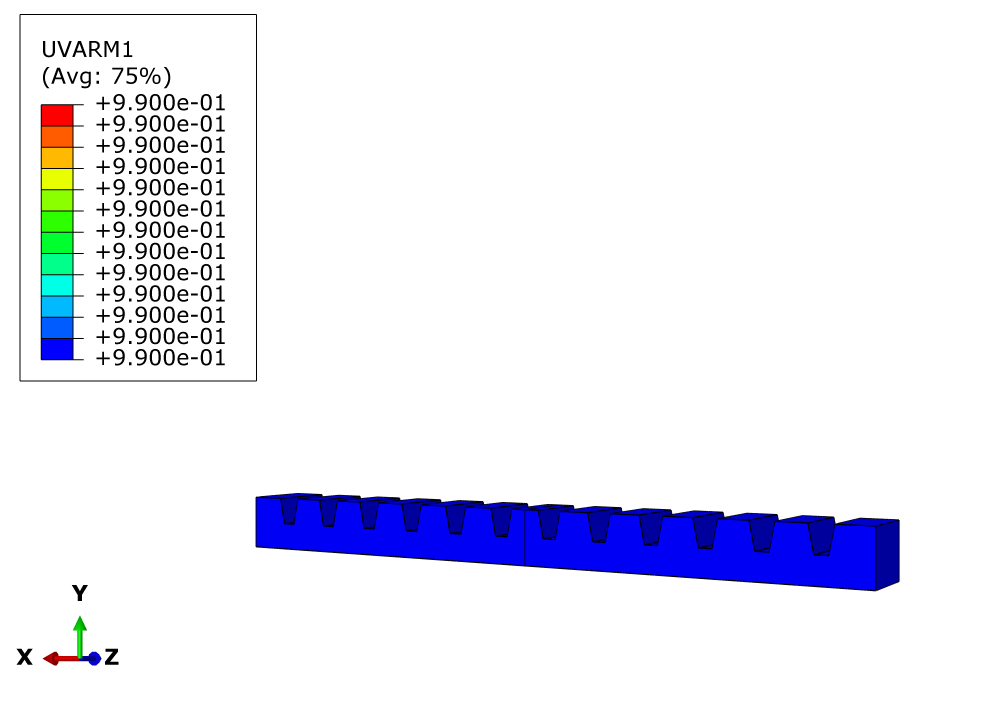
#> input picture paper_examples/morphing_hex8/figure/pasta_t0.png, 4000 x 2895 px, found by its file name (shown at 1/4 size)
$ python make_fig6_pasta.py
#> lines starting #> are read from the running program, lines starting #| are printed output that depends on the picture
"""Build Figure 6 from the six supplied Abaqus/CAE pasta snapshots.

The exports show ``UVARM1``, which the Hex8 local-pressure implementation
stores as polymer volume fraction ``phi``.  This script does not reconstruct a
solver field.  It crops the same viewport from every supplied image, retains
each native Abaqus color ramp, and replaces the embedded 13-value legend with
three short values.  The contour limits differ by frame and therefore must not
be interpreted as a common scale.
"""

from __future__ import annotations

from pathlib import Path

import matplotlib.pyplot as plt
from PIL import Image


ROOT = Path(__file__).resolve().parents[1]
FIGURES = ROOT / "figures"
ABAQUS = FIGURES / "abaqus"
OUTPUT = FIGURES / "fig6_pasta.pdf"

# The supplied 4000 x 2895 exports use an identical Abaqus viewport.  A common
# crop removes the embedded legend and triad while preserving the relative
# scale and position of the deforming model across all six frames.
VIEWPORT_BOX = (985, 805, 3650, 2395)

# Exact colored portion of the embedded Abaqus 13-band legend.  Rotating it
# clockwise places the low value at left and high value at right.
RAMP_BOX = (164, 418, 293, 1440)

SNAPSHOTS = (
    ("a", 0, ABAQUS / "pasta_t0.png", (0.9900, 0.9900, 0.9900)),
    ("b", 45, ABAQUS / "pasta_t45.png", (0.5679, 0.7743, 0.9807)),
    ("c", 90, ABAQUS / "pasta_t90.png", (0.2729, 0.5931, 0.9132)),
    ("d", 150, ABAQUS / "pasta_t150.png", (0.2039, 0.5123, 0.8207)),
    ("e", 200, ABAQUS / "pasta_t200.png", (0.1898, 0.4725, 0.7552)),
    ("f", 360, ABAQUS / "pasta_t360.png", (0.1764, 0.4026, 0.6288)),
)

INK = "#303030"
MUTED = "#666666"


def crop_model(path: Path) -> Image.Image:
    """Return the unchanged model pixels within the common viewport."""
    cropped = Image.open(path).convert("RGB").crop(VIEWPORT_BOX)
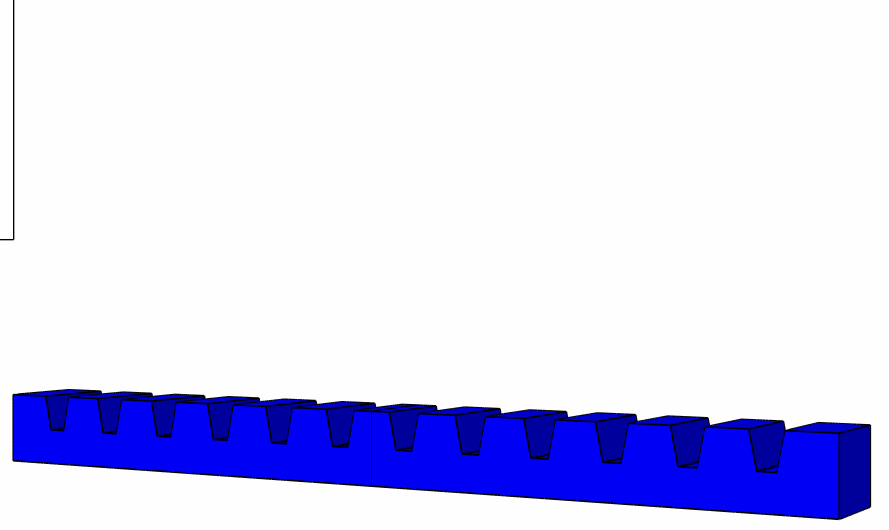
#> cropped: PIL image 2665x1590 RGB (shown at 1/3 size); mean R, G, B 214.4, 214.4, 246.5
    # The right edge of the original legend box enters the common viewport at
    # its upper-left corner.  Remove only that empty-viewport annotation; this
    # rectangle is disjoint from the model in every supplied frame.
    cropped.paste("white", (0, 0, 50, 730))
    return cropped


def crop_ramp(path: Path) -> Image.Image:
    """Return the supplied Abaqus ramp without its long numeric labels."""
    return (
        Image.open(path)
        .convert("RGB")
        .crop(RAMP_BOX)
        .rotate(-90, expand=True)
    )


def snapshot_panel(
    ax: plt.Axes,
    label: str,
    time: int,
    path: Path,
    values: tuple[float, float, float],
) -> None:
    """Place one native viewport and its compact panel-specific legend."""
    ax.set_xlim(0.0, 1.0)
    ax.set_ylim(0.0, 1.0)
    ax.axis("off")
    ax.text(
        0.01,
        0.985,
        rf"({label})",
        ha="left",
        va="top",
        fontsize=8.0,
        color=INK,
        fontweight="bold",
    )

    result = ax.inset_axes([0.005, 0.185, 0.990, 0.755])
    result.imshow(crop_model(path), interpolation="none")
    result.axis("off")

    low, middle, high = values
    if low == high:
        ax.text(
            0.5,
            0.075,
            rf"$\phi={low:.3f}$",
            ha="center",
            va="center",
            fontsize=6.5,
            color=INK,
        )
        return

    legend = ax.inset_axes([0.205, 0.095, 0.590, 0.040])
    legend.imshow(crop_ramp(path), aspect="auto", interpolation="none")
    legend.axis("off")
    for x, value, alignment in (
        (0.205, low, "left"),
        (0.500, middle, "center"),
        (0.795, high, "right"),
    ):
        ax.text(
            x,
            0.060,
            f"{value:.3f}",
            ha=alignment,
            va="center",
            fontsize=5.9,
            color=INK,
        )


def main() -> None:
    FIGURES.mkdir(parents=True, exist_ok=True)
    missing = [path for _, _, path, _ in SNAPSHOTS if not path.is_file()]
    if missing:
        missing_text = ", ".join(
            str(path.relative_to(ROOT)) for path in missing
        )
        raise FileNotFoundError(
            f"Missing Figure 6 source export(s): {missing_text}"
        )

    plt.rcParams.update({
        "pdf.fonttype": 42,
        "ps.fonttype": 42,
        "font.family": "serif",
        "font.size": 8,
        "mathtext.fontset": "dejavuserif",
        "axes.linewidth": 0.7,
    })
    # The formulation and field identity (Hex8, UVARM1 = phi, panel-specific
    # ranges) are stated in the manuscript caption, so the figure itself
    # carries no duplicate title.
    fig, axes = plt.subplots(
        2,
        3,
        figsize=(6.50, 4.25),
        gridspec_kw={
            "left": 0.008,
            "right": 0.995,
            "top": 0.985,
            "bottom": 0.050,
            "wspace": 0.020,
            "hspace": 0.080,
        },
    )

    for ax, snapshot in zip(axes.flat, SNAPSHOTS):
        snapshot_panel(ax, *snapshot)
#> pass 2 of the loop in main, `for ax, snapshot in zip(axes.flat, SNAPSHOTS):`:
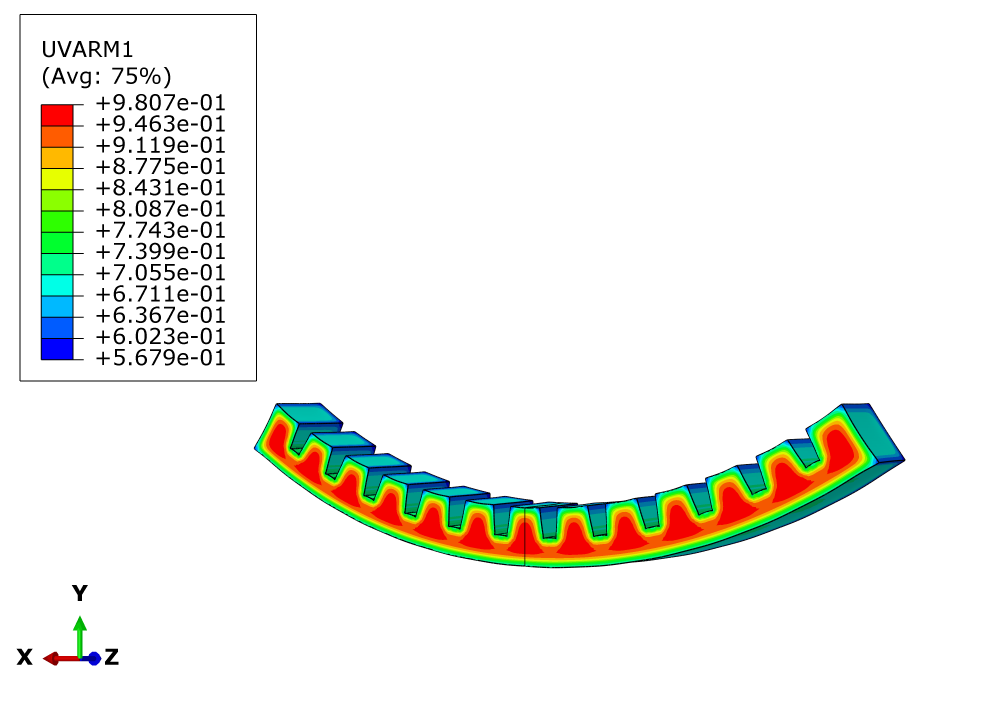
#> input picture paper_examples/morphing_hex8/figure/pasta_t45.png, 4000 x 2895 px, found by its file name (shown at 1/4 size)
#> in crop_model (call 2), `cropped = Image.open(path).convert("RGB").crop(VIEWPORT_BOX)`:
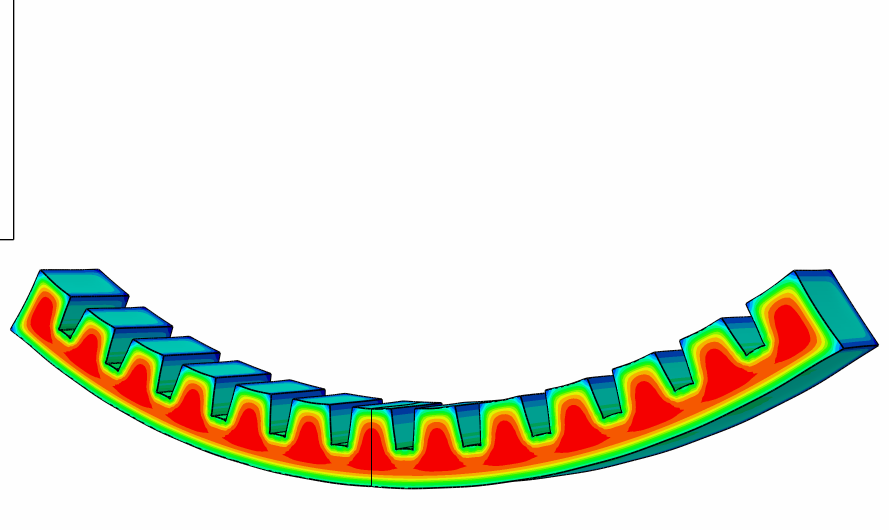
#> cropped: PIL image 2665x1590 RGB (shown at 1/3 size); mean R, G, B 229, 231.2, 218
#> in crop_ramp, `return ( Image.open(path) .convert("RGB") .crop(RAMP_BOX) .rotate(-90,..`:
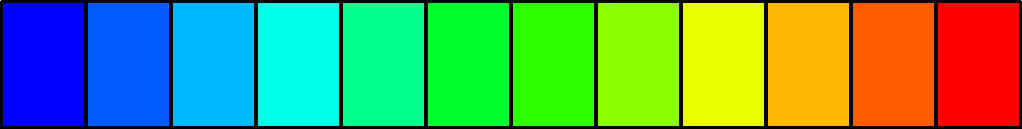
#> returned value: PIL image 1022x129 RGB; mean R, G, B 89.3, 157.5, 89.3
#> pass 3 of the loop in main, `for ax, snapshot in zip(axes.flat, SNAPSHOTS):`:
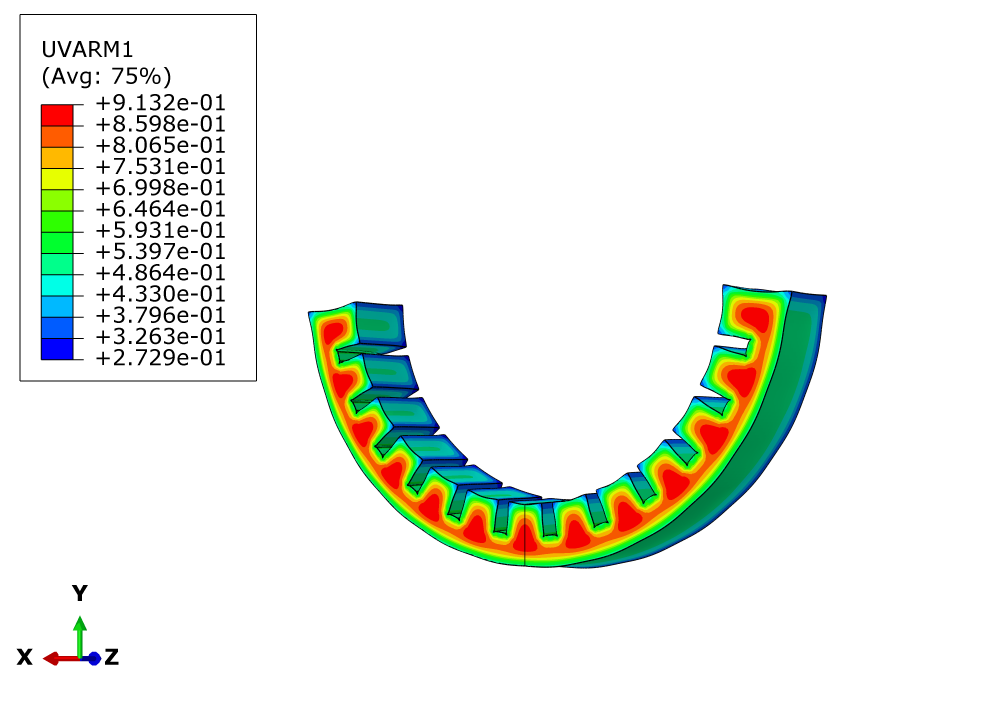
#> input picture paper_examples/morphing_hex8/figure/pasta_t90.png, 4000 x 2895 px, found by its file name (shown at 1/4 size)
#> in crop_model (call 3), `cropped = Image.open(path).convert("RGB").crop(VIEWPORT_BOX)`:
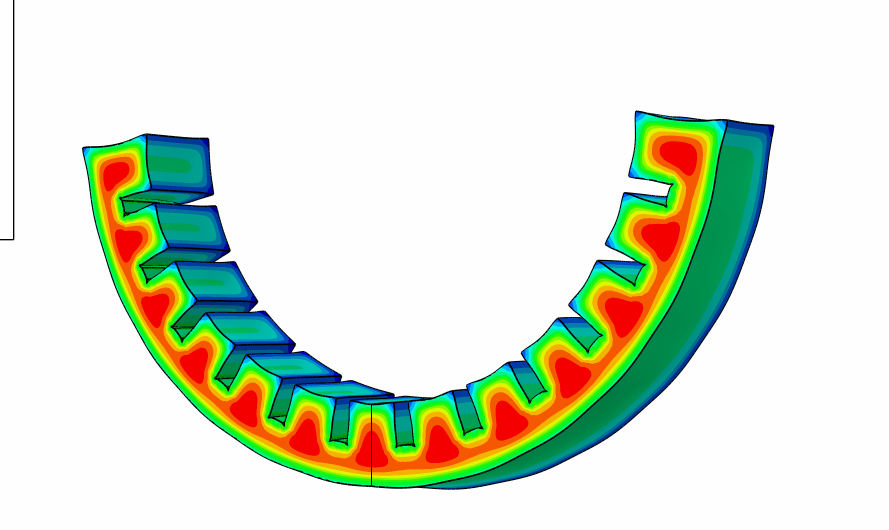
#> cropped: PIL image 2665x1590 RGB (shown at 1/3 size); mean R, G, B 216.3, 227.5, 208.4
#> the loop made 6 passes; the first 3 are shown

    fig.savefig(OUTPUT, dpi=600, bbox_inches="tight", pad_inches=0.02)
    plt.close(fig)
    print(f"Wrote {OUTPUT}")


if __name__ == "__main__":
    main()
